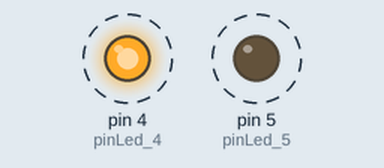
Recording of a sketch running on a simulated Arduino Uno, built with avr-gcc and run on an emulated ATmega328P. Parts: output pins drawn as LEDs (lit = HIGH). Dashed ring = blinking.

Above: at 0.05 s.
Timing chart, 0 to 3.0 s (numbered marks = the images above):
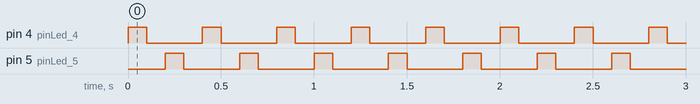

The sketch:

piscar-leds.ino
```cpp
int pinLed_4 = 4;
int pinLed_5 = 5;
int duration = 100;

void setup() {
  pinMode(pinLed_4, OUTPUT);
  pinMode(pinLed_5, OUTPUT);
}

void loop() {
  digitalWrite(pinLed_4, HIGH);
  delay(duration);
  digitalWrite(pinLed_4, LOW);
  delay(duration);

  digitalWrite(pinLed_5, HIGH);
  delay(duration);
  digitalWrite(pinLed_5, LOW);
  delay(duration);
}
```

Measured:
- by itself, pin 4 (pinLed_4), pin 5 (pinLed_5): alternates HIGH for 0.10 s and LOW for 0.30 s
